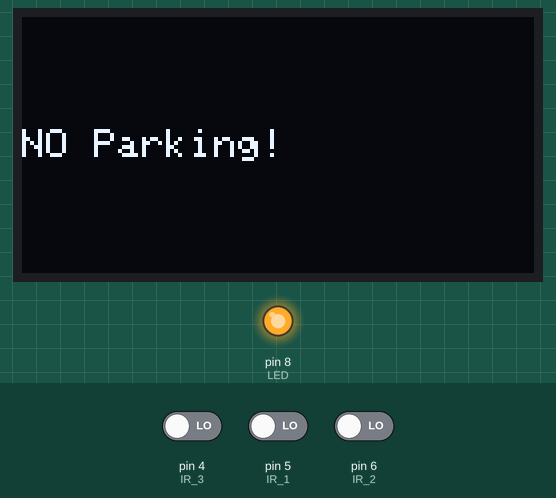
Simulated run of this sketch. Board: Arduino Uno, built with avr-gcc and run on an emulated ATmega328P. On the bench: 128×64 one-colour display, output pins drawn as LEDs (lit = HIGH). Inputs (shaded band) come from the test bench; at power-on: pin 4 (IR_3) LOW, pin 5 (IR_1) LOW, pin 6 (IR_2) LOW.

Above: at 3.2 s.
3.3 s: pin 4 (IR_3) driven HIGH
At 4.6 s:
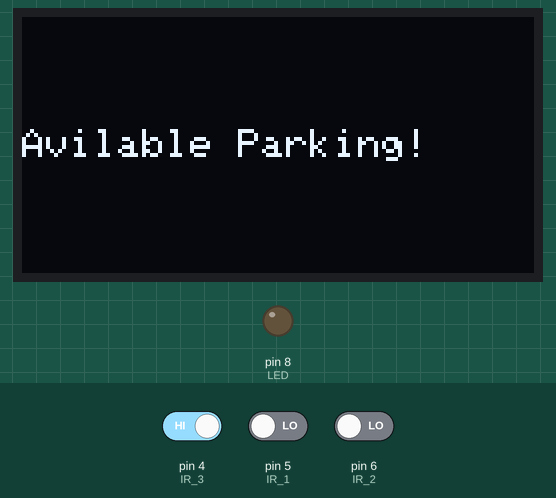
5.1 s: pin 4 (IR_3) driven LOW
At 6.4 s:
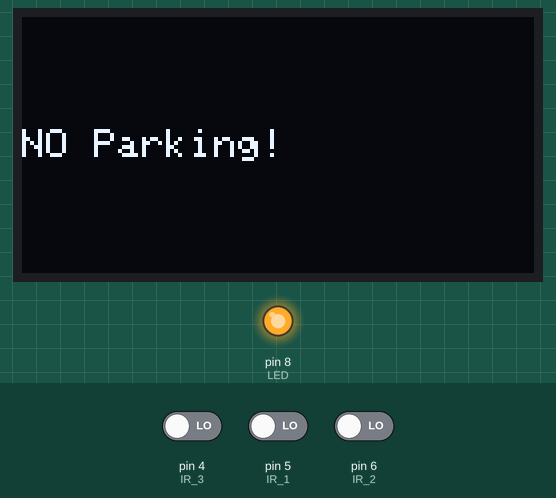
6.7 s: pin 5 (IR_1) driven HIGH
At 8.2 s:
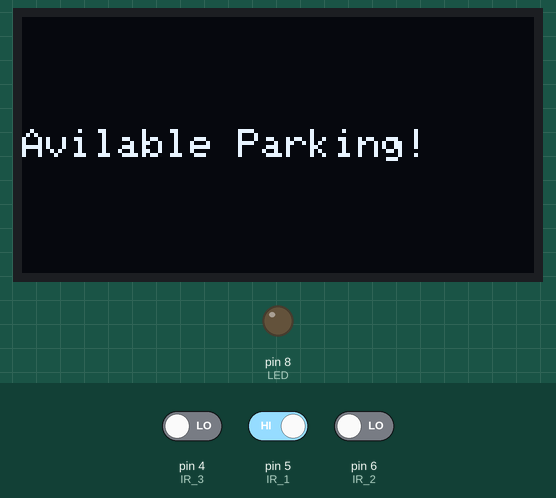
Timing chart, 0 to 9.7 s (numbered marks = the images above; inputs shaded):
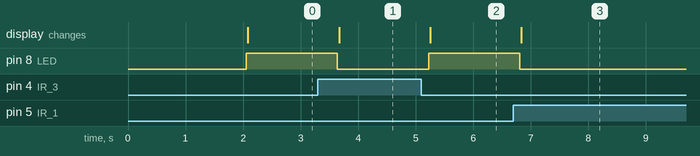

Measured:
- after the input at 3.3 s, pin 8 (LED): HIGH → LOW after 0.34 s; the display: changes after 0.37 s (image 1)
- after the input at 5.1 s, pin 8 (LED): LOW → HIGH after 0.13 s; the display: changes after 0.15 s (image 2)
- after the input at 6.7 s, pin 8 (LED): HIGH → LOW after 0.11 s; the display: changes after 0.14 s (image 3)

The sketch:

ParkingOled.ino
```cpp
#include <SPI.h>
#include <Wire.h>
#include <Adafruit_GFX.h>
#include <Adafruit_SSD1306.h>

#define SCREEN_WIDTH 128 // OLED display width, in pixels
#define SCREEN_HEIGHT 64 // OLED display height, in pixels

// Declaration for SSD1306 display connected using I2C
//#define OLED_RESET     -1 // Reset pin # (or -1 if sharing Arduino reset pin)
//#define SCREEN_ADDRESS 0x3C
//Adafruit_SSD1306 display(SCREEN_WIDTH, SCREEN_HEIGHT, &Wire, OLED_RESET);

#define IR_1 5
#define IR_2 6
#define IR_3 4
#define LED 8
// Declaration for SSD1306 display connected using software SPI:
#define OLED_MOSI   9
#define OLED_CLK   10
#define OLED_DC    11
#define OLED_CS    12
#define OLED_RESET 13
Adafruit_SSD1306 display(SCREEN_WIDTH, SCREEN_HEIGHT, OLED_MOSI, OLED_CLK, OLED_DC, OLED_RESET, OLED_CS);

void setup()
{
  pinMode (IR_1 , INPUT);
  pinMode (IR_2 , INPUT);
  pinMode (IR_3 , INPUT);
  pinMode (LED , OUTPUT);
  Serial.begin(9600);

  // initialize the OLED object
  //if(!display.begin(SSD1306_SWITCHCAPVCC, SCREEN_ADDRESS)) {
   // Serial.println(F("SSD1306 allocation failed"));
   // for(;;); // Don't proceed, loop forever
 // }

  // Uncomment this if you are using SPI
  if(!display.begin(SSD1306_SWITCHCAPVCC)) {
    Serial.println(F("SSD1306 allocation failed"));
  }

  // Clear the buffer.
  display.clearDisplay();

  // Display Text
  display.setTextSize(1);
  display.setTextColor(WHITE);
  display.setCursor(0,28);
  display.println("Hello world!");
  display.display();
  delay(2000);
  display.clearDisplay();

}

void loop() {

  int sensorStatus_1 = digitalRead(IR_1);
  int sensorStatus_2 = digitalRead(IR_2);
  int sensorStatus_3 = digitalRead(IR_3);
  if (sensorStatus_1 == 1 || sensorStatus_2 == 1 || sensorStatus_3 == 1) // Check if the pin high or not
  {
    // if the pin is high turn off the onboard Led
    digitalWrite(LED, LOW); // LED LOW
    display.setTextSize(1);
    display.setTextColor(WHITE);
    display.setCursor(0,28);
    display.println("Avilable Parking!");
    display.display();
    delay(500);
    display.clearDisplay();
    // print Motion Detected! on the serial monitor window
  }
  else {
    digitalWrite(LED, HIGH);
    display.setTextSize(1);
    display.setTextColor(WHITE);
    display.setCursor(0,28);
    display.println("NO Parking!");
    display.display();
    delay(500);
    display.clearDisplay();
  }
}
```
